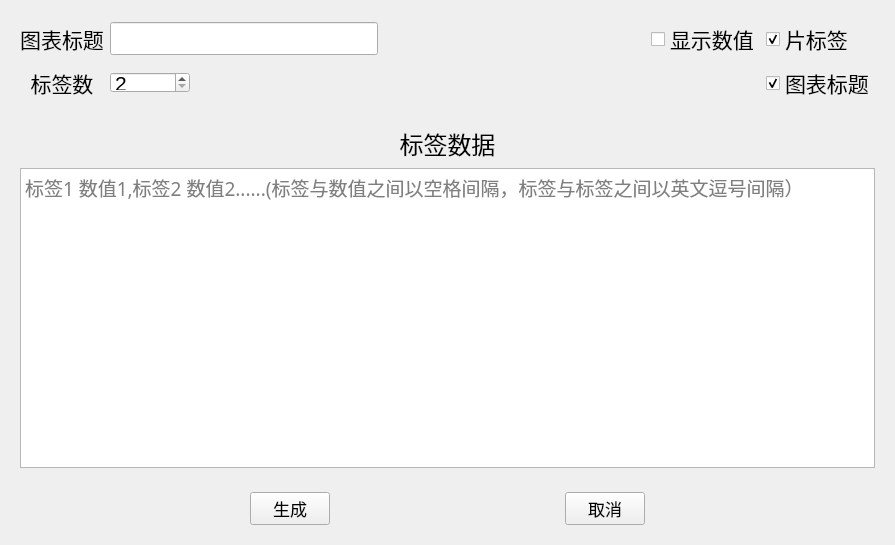
<?xml version="1.0" encoding="UTF-8"?>
<ui version="4.0">
 <class>Build_Page</class>
 <widget class="QWidget" name="Build_Page">
  <property name="geometry">
   <rect>
    <x>0</x>
    <y>0</y>
    <width>895</width>
    <height>545</height>
   </rect>
  </property>
  <property name="windowTitle">
   <string>Form</string>
  </property>
  <property name="windowIcon">
   <iconset resource="src.qrc">
    <normaloff>:/src/prefix/src/pie.png</normaloff>:/src/prefix/src/pie.png</iconset>
  </property>
  <layout class="QGridLayout" name="gridLayout_3">
   <item row="0" column="0">
    <widget class="QWidget" name="widget_2" native="true">
     <property name="minimumSize">
      <size>
       <width>0</width>
       <height>100</height>
      </size>
     </property>
     <property name="font">
      <font>
       <pointsize>15</pointsize>
      </font>
     </property>
     <layout class="QGridLayout" name="gridLayout_2">
      <item row="0" column="0">
       <widget class="QLabel" name="label">
        <property name="font">
         <font>
          <family>楷体</family>
          <pointsize>16</pointsize>
          <weight>50</weight>
          <bold>false</bold>
         </font>
        </property>
        <property name="text">
         <string>图表标题</string>
        </property>
        <property name="alignment">
         <set>Qt::AlignCenter</set>
        </property>
       </widget>
      </item>
      <item row="0" column="1">
       <widget class="QLineEdit" name="le_title">
        <property name="font">
         <font>
          <pointsize>16</pointsize>
         </font>
        </property>
       </widget>
      </item>
      <item row="0" column="2">
       <spacer name="horizontalSpacer_4">
        <property name="orientation">
         <enum>Qt::Horizontal</enum>
        </property>
        <property name="sizeHint" stdset="0">
         <size>
          <width>40</width>
          <height>20</height>
         </size>
        </property>
       </spacer>
      </item>
      <item row="0" column="3">
       <widget class="QCheckBox" name="checkBox_display">
        <property name="font">
         <font>
          <family>楷体</family>
          <pointsize>16</pointsize>
         </font>
        </property>
        <property name="mouseTracking">
         <bool>true</bool>
        </property>
        <property name="text">
         <string>显示数值</string>
        </property>
        <property name="checkable">
         <bool>true</bool>
        </property>
        <property name="checked">
         <bool>false</bool>
        </property>
       </widget>
      </item>
      <item row="0" column="4">
       <widget class="QCheckBox" name="checkBox_example">
        <property name="font">
         <font>
          <family>楷体</family>
          <pointsize>16</pointsize>
         </font>
        </property>
        <property name="mouseTracking">
         <bool>true</bool>
        </property>
        <property name="text">
         <string>片标签</string>
        </property>
        <property name="checkable">
         <bool>true</bool>
        </property>
        <property name="checked">
         <bool>true</bool>
        </property>
       </widget>
      </item>
      <item row="1" column="0">
       <widget class="QLabel" name="label_2">
        <property name="font">
         <font>
          <family>楷体</family>
          <pointsize>16</pointsize>
          <weight>50</weight>
          <bold>false</bold>
         </font>
        </property>
        <property name="text">
         <string>标签数</string>
        </property>
        <property name="alignment">
         <set>Qt::AlignCenter</set>
        </property>
       </widget>
      </item>
      <item row="1" column="1">
       <widget class="QSpinBox" name="spinBox_number">
        <property name="maximumSize">
         <size>
          <width>80</width>
          <height>21</height>
         </size>
        </property>
        <property name="font">
         <font>
          <pointsize>16</pointsize>
         </font>
        </property>
        <property name="minimum">
         <number>2</number>
        </property>
       </widget>
      </item>
      <item row="1" column="4">
       <widget class="QCheckBox" name="checkBox_title">
        <property name="font">
         <font>
          <family>楷体</family>
          <pointsize>16</pointsize>
         </font>
        </property>
        <property name="text">
         <string>图表标题</string>
        </property>
        <property name="checked">
         <bool>true</bool>
        </property>
       </widget>
      </item>
     </layout>
    </widget>
   </item>
   <item row="1" column="0">
    <widget class="QWidget" name="widget_3" native="true">
     <layout class="QGridLayout" name="gridLayout_4">
      <item row="0" column="0">
       <widget class="QLabel" name="label_3">
        <property name="font">
         <font>
          <family>楷体</family>
          <pointsize>18</pointsize>
          <weight>50</weight>
          <bold>false</bold>
         </font>
        </property>
        <property name="text">
         <string>标签数据</string>
        </property>
        <property name="alignment">
         <set>Qt::AlignCenter</set>
        </property>
       </widget>
      </item>
      <item row="1" column="0">
       <widget class="QTextEdit" name="textEdit">
        <property name="font">
         <font>
          <family>微软雅黑</family>
          <pointsize>14</pointsize>
         </font>
        </property>
        <property name="placeholderText">
         <string>标签1 数值1,标签2 数值2......(标签与数值之间以空格间隔，标签与标签之间以英文逗号间隔）</string>
        </property>
       </widget>
      </item>
     </layout>
    </widget>
   </item>
   <item row="2" column="0">
    <widget class="QWidget" name="widget" native="true">
     <layout class="QGridLayout" name="gridLayout">
      <item row="0" column="1">
       <widget class="QPushButton" name="btn_create">
        <property name="font">
         <font>
          <pointsize>13</pointsize>
         </font>
        </property>
        <property name="text">
         <string>生成</string>
        </property>
       </widget>
      </item>
      <item row="0" column="3">
       <widget class="QPushButton" name="btn_cancel">
        <property name="font">
         <font>
          <pointsize>13</pointsize>
         </font>
        </property>
        <property name="text">
         <string>取消</string>
        </property>
       </widget>
      </item>
      <item row="0" column="0">
       <spacer name="horizontalSpacer">
        <property name="orientation">
         <enum>Qt::Horizontal</enum>
        </property>
        <property name="sizeHint" stdset="0">
         <size>
          <width>40</width>
          <height>20</height>
         </size>
        </property>
       </spacer>
      </item>
      <item row="0" column="2">
       <spacer name="horizontalSpacer_2">
        <property name="orientation">
         <enum>Qt::Horizontal</enum>
        </property>
        <property name="sizeHint" stdset="0">
         <size>
          <width>40</width>
          <height>20</height>
         </size>
        </property>
       </spacer>
      </item>
      <item row="0" column="4">
       <spacer name="horizontalSpacer_3">
        <property name="orientation">
         <enum>Qt::Horizontal</enum>
        </property>
        <property name="sizeHint" stdset="0">
         <size>
          <width>40</width>
          <height>20</height>
         </size>
        </property>
       </spacer>
      </item>
     </layout>
    </widget>
   </item>
  </layout>
 </widget>
 <resources>
  <include location="src.qrc"/>
 </resources>
 <connections/>
</ui>
